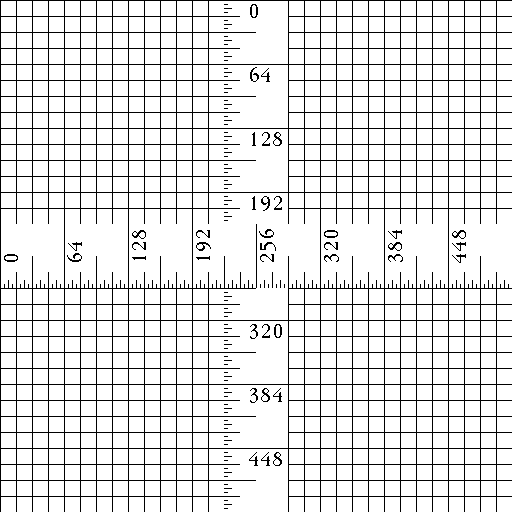
#> input picture CSE5334_Data_Mining/proj2/misc/ruler.512.tiff, 512 x 512 px
$ python svd.py
#> lines starting #> are read from the running program, lines starting #| are printed output that depends on the picture
#!/usr/bin/env python
# -*- coding: utf-8 -*-
# @Time    : 2019/2/26 10:10 AM
# @Author  : zhongch4g
# @Site    :
# @File    : svd.py
# @Software: IntelliJ IDEA
import numpy as np
from numpy import linalg
import matplotlib.pyplot as plt
import heapq
import random

def rebuild_img(u, sigma, v, rank):
    # print("Rank: ", rank)
    # print(u.shape, sigma.shape, v.shape)
    m = len(u)
    n = len(v)
    re = np.zeros((m, n))

    # random select singular values
    # ranList = random.sample(range(rank+30), rank)

    # Select top-rank singular values
    cur = 0
    while cur < rank:
        re[cur, cur] = sigma[cur]
        cur += 1

    # print("Select index of the singular values(in order): ", ranList)
    print("Select index of the singular values(in order): ", list(range(len(sigma[:rank]))))


    # reconstruct = np.dot(np.dot(u[:, ranList], np.diag(sigma[ranList])), v[ranList, :])
    reconstruct = np.dot(np.dot(u[:, :rank], re[:rank, :rank]), v[:rank, :])
    reconstruct[reconstruct < 0] = 0
    reconstruct[reconstruct > 255] = 255
    # set parameter type as uint8
    return reconstruct.astype("uint8"), (m*rank + rank*n + rank)
    # return reconstruct, (m*rank + rank*n + rank)


# [56 lines left out: function svd, not called in this run]

tif = plt.imread('./misc/ruler.512.tiff')
#> tif: shape (512, 512); 89% white; black in thin lines or dots
ruler = np.array(tif)
originpx = ruler.shape[0]*ruler.shape[1]
#> originpx = 262144
# origin image
plt.imshow(ruler, cmap='Greys_r')
plt.axis('off')
plt.show()
for rank in [5, 10, 20, 50, 100, 200]:
    u, sigma, v = np.linalg.svd(ruler)
    G, reformatePx = rebuild_img(u, sigma, v, rank)
    # G = svd(ruler, rank)
    print("Now rank is ===> ", rank)
    print("The space we saved is : ", originpx, "-", reformatePx, "=", originpx - reformatePx)
    print("Difference between origin and constructed:", np.sum(np.mat(ruler) - G))
    # set to grey
    plt.imshow(G, cmap='Greys_r')
    plt.axis('off')
    plt.show()
#> this loop made 6 passes
#> reformatePx on passes 1 to 6: 5125, 10250, 20500, 51250, 102500, 205000
#> (printed output is left out)
#> pass 1, `u, sigma, v = np.linalg.svd(ruler)`:
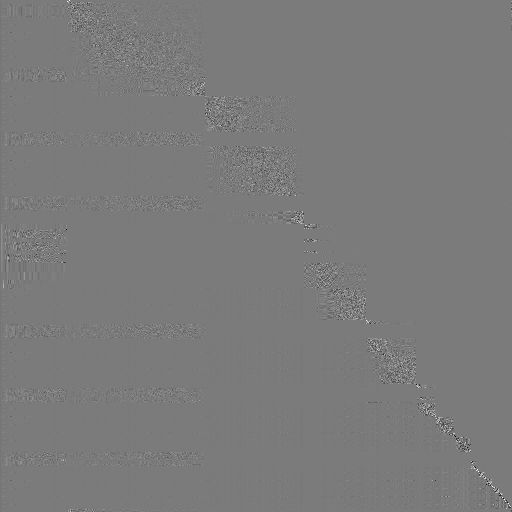
#> u: shape (512, 512) float64; min -0.935, max 1, mean -7.02e-05; drawn with min black and max white
#> pass 1, in rebuild_img, `reconstruct = np.dot(np.dot(u[:, :rank], re[:rank, :rank]), v[:rank, :])`:
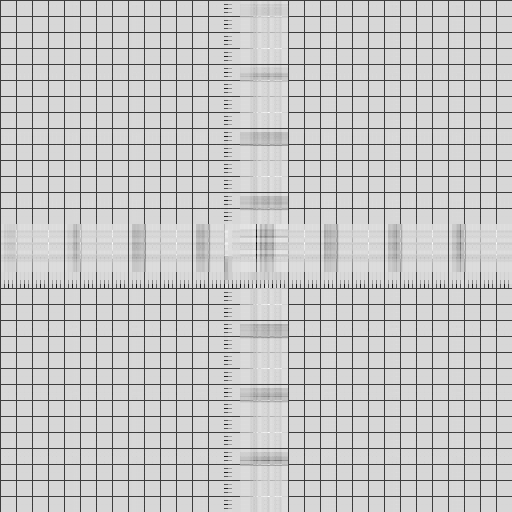
#> reconstruct: shape (512, 512) float64; min -102.7, max 319.9, mean 227; drawn with min black and max white
#> pass 1, `G, reformatePx = rebuild_img(u, sigma, v, rank)`:
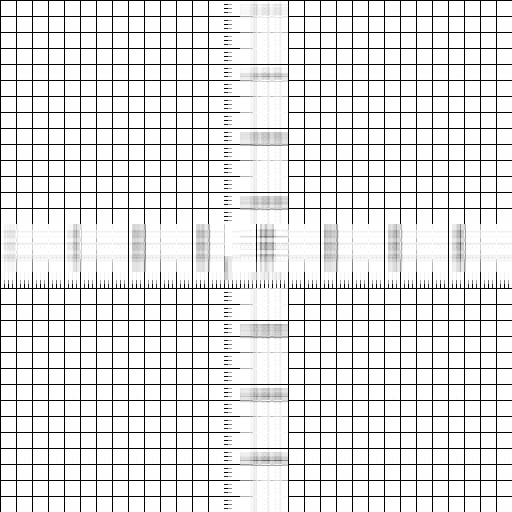
#> G: shape (512, 512); min 0, max 255, mean 225.9
#> pass 2, `plt.show()`:
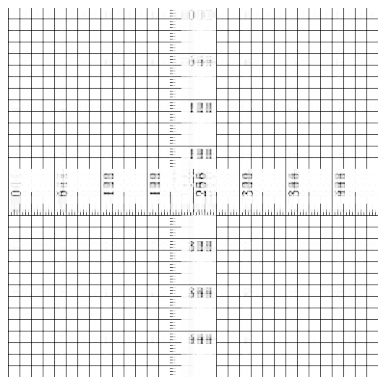
#> figure drawn by matplotlib, 1 panel
